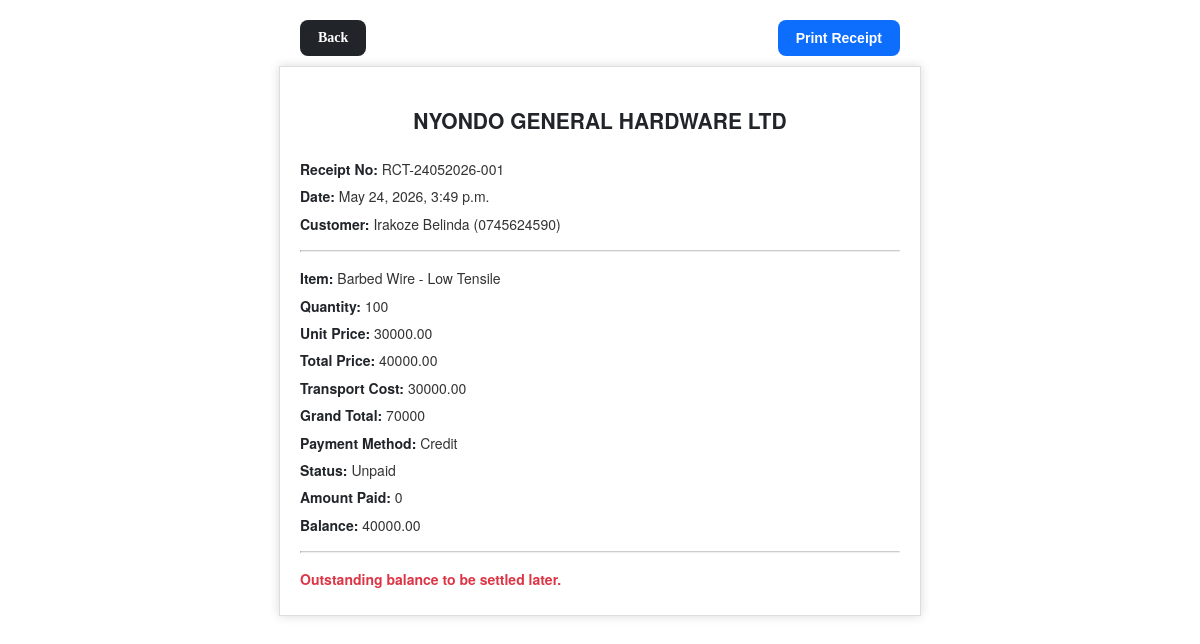
/receipt/7/, run on an earlier commit of the app's database.
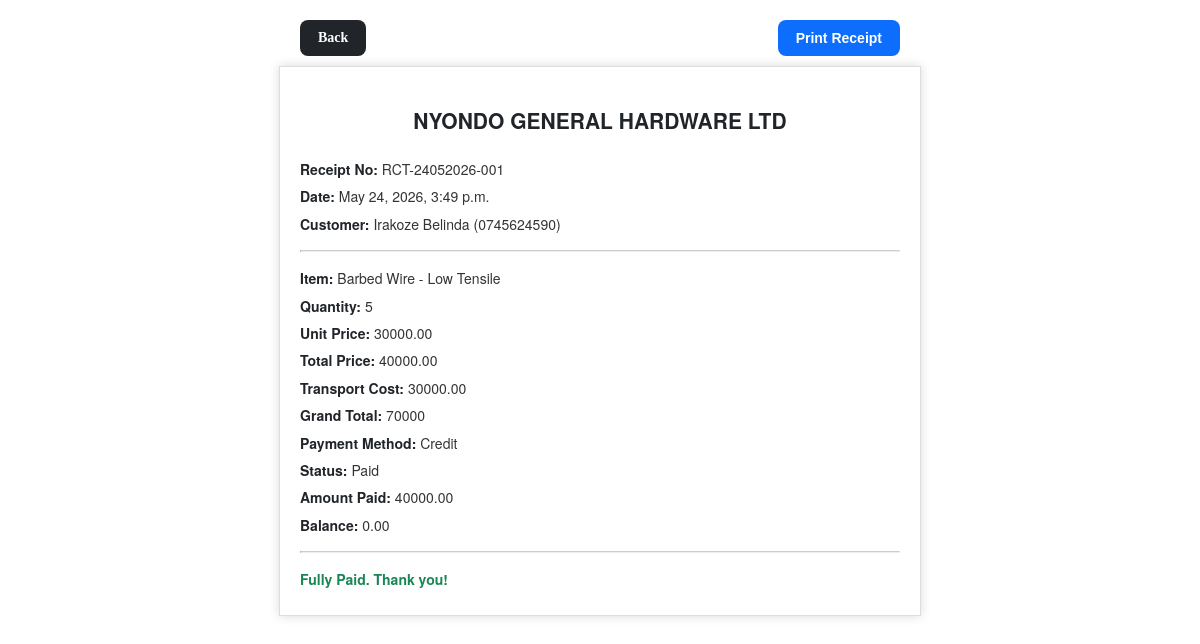
And on a later commit of the database.
### dupapp/models.py (models this page shows, shortened)
class Sale(models.Model):
    distance_km = models.IntegerField(default=0)
    transport_cost = models.DecimalField(max_digits=10, decimal_places=2, default=0)
    ITEM_NAME_CHOICES = [
        ('Cement', 'Cement'),
        ('Iron Bar', 'Iron Bar'),
        ('Nails', 'Nails'),
        ('Roofing Nails (5kg)', 'Roofing Nails (5kg)'),
        ('Wheelbarrow', 'Wheelbarrow'),
        ('Wire Mesh', 'Wire Mesh'),
        ('Barbed Wire', 'Barbed Wire'),
        ('Iron Sheets', 'Iron Sheets'),
    ]
    SPECIFICATION_CHOICES = [
        ('CEM II/N', 'CEM II/N'),
        ('CEM III/N', 'CEM III/N'),
        ('10mm', '10mm'),
        ('12mm', '12mm'),
        ('16mm', '16mm'),
        ('1 inch', '1 inch'),
        ('3 inch', '3 inch'),
        ('4 inch', '4 inch'),
        ('5 inch', '5 inch'),
        ('Roofing Nails 5kg', 'Roofing Nails 5kg'),
        ('Wheelbarrow', 'Wheelbarrow'),
        ('Wire Mesh', 'Wire Mesh'),
        ('High Tensile', 'High Tensile'),
        ('Low Tensile', 'Low Tensile'),
        ('Gauge 28', 'Gauge 28'),
        ('Gauge 30', 'Gauge 30'),
        ('Gauge 32', 'Gauge 32'),
    ]
    PAYMENT_METHOD_CHOICES = [
        ('Cash', 'Cash'),
        ('Credit', 'Credit'),
        ('Mobile', 'Mobile Money'),
    ]
    item_name = models.CharField(max_length=50, choices=ITEM_NAME_CHOICES)
    specification = models.CharField(max_length=100,blank=True,choices=SPECIFICATION_CHOICES)
    quantity = models.IntegerField()
    unit_price = models.DecimalField( max_digits=10,decimal_places=2)
    total_price = models.DecimalField(max_digits=10,decimal_places=2)
    payment_method = models.CharField(max_length=20,choices=PAYMENT_METHOD_CHOICES)
    customer_name = models.CharField(max_length=100)
    contact = models.CharField(max_length=15)
    nin = models.CharField(max_length=15, blank=True, null=True)
    receipt_number = models.CharField(max_length=20,unique=True)
    date = models.DateTimeField(auto_now_add=True)
    def amount_paid(self):
        return sum(payment.amount for payment in self.payments.all())
    def balance(self):
        return self.total_price - self.amount_paid()
    def status(self):
        if self.payment_method in ['Cash', 'Mobile']:
            return 'Paid'
        return 'Paid' if self.balance() == 0 else 'Unpaid'

class Payment(models.Model):
    sale = models.ForeignKey(Sale,related_name="payments",on_delete=models.CASCADE)
    amount = models.DecimalField(max_digits=10,decimal_places=2 )
    date = models.DateTimeField(auto_now_add=True)

### dupapp/views.py (the view)
# urls.py: path("receipt/<int:sale_id>/", views.view_receipt, name="view_receipt"),
def view_receipt(request, sale_id):
    sale = get_object_or_404(Sale, id=sale_id)
    return render(request, 'receipt.html', {'sale': sale})

### dupapp/templates/receipt.html (shortened to what this page needs)
<div class="receipt-actions no-print">
    <a href="{% url 'sales_dashboard' %}" class="action-btn back-btn">
        Back
    </a>
    <button onclick="window.print()" class="action-btn print-btn">
        Print Receipt
    </button>
</div>
<div class="receipt-box">
  <h2>NYONDO GENERAL HARDWARE LTD</h2>
  <p><span class="highlight">Receipt No:</span> {{ sale.receipt_number }}</p>
  <p><span class="highlight">Date:</span> {{ sale.date }}</p>
  <p><span class="highlight">Customer:</span> {{ sale.customer_name }} ({{ sale.contact }})</p>
  <hr>
  <p><span class="highlight">Item:</span> {{ sale.item_name }} - {{ sale.specification }}</p>
  <p><span class="highlight">Quantity:</span> {{ sale.quantity }}</p>
  <p><span class="highlight">Unit Price:</span> {{ sale.unit_price }}</p>
  <p><span class="highlight">Total Price:</span> {{ sale.total_price }}</p>
  <p><span class="highlight">Transport Cost:</span> {{ sale.transport_cost }}</p>
  <p><span class="highlight">Grand Total:</span> {{ sale.total_price|add:sale.transport_cost }}</p>
  <p><span class="highlight">Payment Method:</span> {{ sale.payment_method }}</p>
  <p><span class="highlight">Status:</span> {{ sale.status }}</p>
  <p><span class="highlight">Amount Paid:</span> {{ sale.amount_paid }}</p>
  <p><span class="highlight">Balance:</span> {{ sale.balance }}</p>
  <hr>
  {% if sale.status == "Unpaid" %}
    <p class="status-unpaid">Outstanding balance to be settled later.</p>
  {% else %}
    <p class="status-paid">Fully Paid. Thank you!</p>
  {% endif %}
</div>

What changed in the data, as far as the page shows it:
changed Sale "RCT-24052026-001": quantity "100" → "5"; status "Unpaid" → "Paid"; amount_paid "0" → "40000.00"; balance "40000.00" → "0.00"
Also different on the page:
text no longer shown: "Outstanding balance to be settled later."
text now shown: "Fully Paid. Thank you!"
